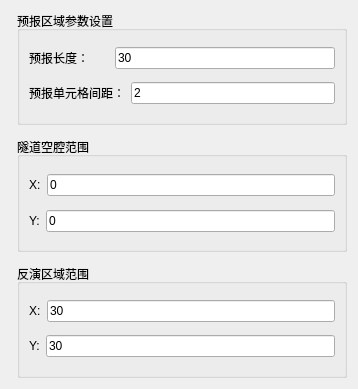
<?xml version="1.0" encoding="UTF-8"?>
<ui version="4.0">
 <class>DialogModelingPara</class>
 <widget class="QDialog" name="DialogModelingPara">
  <property name="geometry">
   <rect>
    <x>0</x>
    <y>0</y>
    <width>358</width>
    <height>389</height>
   </rect>
  </property>
  <property name="sizePolicy">
   <sizepolicy hsizetype="Fixed" vsizetype="Fixed">
    <horstretch>0</horstretch>
    <verstretch>0</verstretch>
   </sizepolicy>
  </property>
  <property name="minimumSize">
   <size>
    <width>358</width>
    <height>389</height>
   </size>
  </property>
  <property name="maximumSize">
   <size>
    <width>358</width>
    <height>389</height>
   </size>
  </property>
  <property name="windowTitle">
   <string>建模参数设定</string>
  </property>
  <layout class="QVBoxLayout" name="verticalLayout_6">
   <item>
    <layout class="QVBoxLayout" name="verticalLayout_5" stretch="6">
     <item>
      <layout class="QHBoxLayout" name="horizontalLayout_4" stretch="6">
       <item>
        <layout class="QHBoxLayout" name="horizontalLayout" stretch="2">
         <property name="spacing">
          <number>12</number>
         </property>
         <property name="leftMargin">
          <number>6</number>
         </property>
         <property name="topMargin">
          <number>0</number>
         </property>
         <item>
          <layout class="QVBoxLayout" name="verticalLayout_4" stretch="1,1,1">
           <item>
            <widget class="QGroupBox" name="groupBox_2">
             <property name="title">
              <string>预报区域参数设置</string>
             </property>
             <layout class="QVBoxLayout" name="verticalLayout">
              <item>
               <layout class="QHBoxLayout" name="horizontalLayout_2">
                <item>
                 <widget class="QLabel" name="label">
                  <property name="text">
                   <string>预报长度：      </string>
                  </property>
                 </widget>
                </item>
                <item>
                 <widget class="QLineEdit" name="lineEdit_grid_size_x">
                  <property name="text">
                   <string>30</string>
                  </property>
                 </widget>
                </item>
               </layout>
              </item>
              <item>
               <layout class="QHBoxLayout" name="horizontalLayout_3">
                <item>
                 <widget class="QLabel" name="label_2">
                  <property name="text">
                   <string>预报单元格间距：</string>
                  </property>
                 </widget>
                </item>
                <item>
                 <widget class="QLineEdit" name="lineEdit_grid_size_y">
                  <property name="text">
                   <string>2</string>
                  </property>
                 </widget>
                </item>
               </layout>
              </item>
             </layout>
            </widget>
           </item>
           <item>
            <widget class="QGroupBox" name="groupBox_3">
             <property name="title">
              <string>隧道空腔范围</string>
             </property>
             <layout class="QVBoxLayout" name="verticalLayout_2">
              <item>
               <layout class="QHBoxLayout" name="horizontalLayout_5">
                <item>
                 <widget class="QLabel" name="label_4">
                  <property name="text">
                   <string>X:</string>
                  </property>
                 </widget>
                </item>
                <item>
                 <widget class="QLineEdit" name="lineEdit_tunnel_cavity_range_x">
                  <property name="text">
                   <string>0</string>
                  </property>
                  <property name="readOnly">
                   <bool>true</bool>
                  </property>
                 </widget>
                </item>
               </layout>
              </item>
              <item>
               <layout class="QHBoxLayout" name="horizontalLayout_6">
                <item>
                 <widget class="QLabel" name="label_5">
                  <property name="text">
                   <string>Y:</string>
                  </property>
                 </widget>
                </item>
                <item>
                 <widget class="QLineEdit" name="lineEdit_tunnel_cavity_range_y">
                  <property name="text">
                   <string>0</string>
                  </property>
                  <property name="readOnly">
                   <bool>true</bool>
                  </property>
                 </widget>
                </item>
               </layout>
              </item>
             </layout>
            </widget>
           </item>
           <item>
            <widget class="QGroupBox" name="groupBox_4">
             <property name="title">
              <string>反演区域范围</string>
             </property>
             <layout class="QVBoxLayout" name="verticalLayout_3">
              <item>
               <layout class="QHBoxLayout" name="horizontalLayout_8">
                <item>
                 <widget class="QLabel" name="label_7">
                  <property name="text">
                   <string>X:</string>
                  </property>
                 </widget>
                </item>
                <item>
                 <widget class="QLineEdit" name="lineEdit_inversion_area_x">
                  <property name="text">
                   <string>30</string>
                  </property>
                 </widget>
                </item>
               </layout>
              </item>
              <item>
               <layout class="QHBoxLayout" name="horizontalLayout_9">
                <item>
                 <widget class="QLabel" name="label_8">
                  <property name="text">
                   <string>Y:</string>
                  </property>
                 </widget>
                </item>
                <item>
                 <widget class="QLineEdit" name="lineEdit_inversion_area_y">
                  <property name="text">
                   <string>30</string>
                  </property>
                 </widget>
                </item>
               </layout>
              </item>
             </layout>
            </widget>
           </item>
          </layout>
         </item>
        </layout>
       </item>
      </layout>
     </item>
    </layout>
   </item>
  </layout>
 </widget>
 <resources/>
 <connections/>
</ui>
